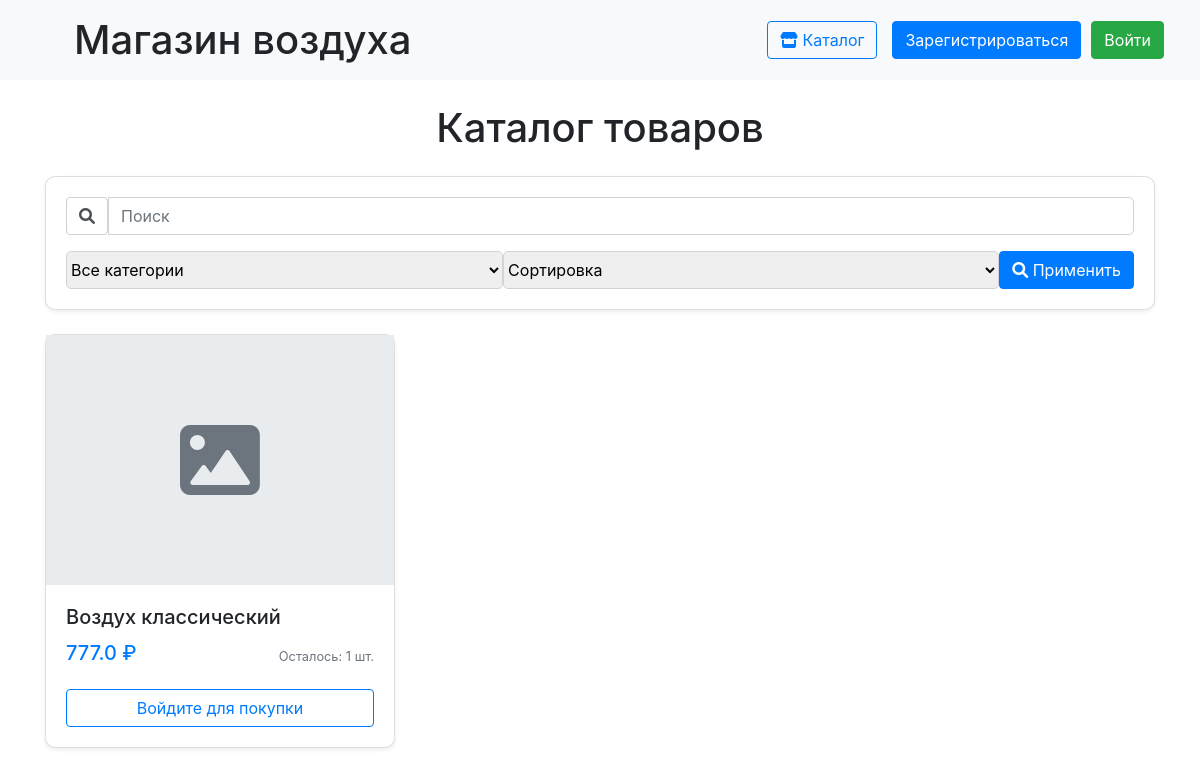
Before: / with the older database file.
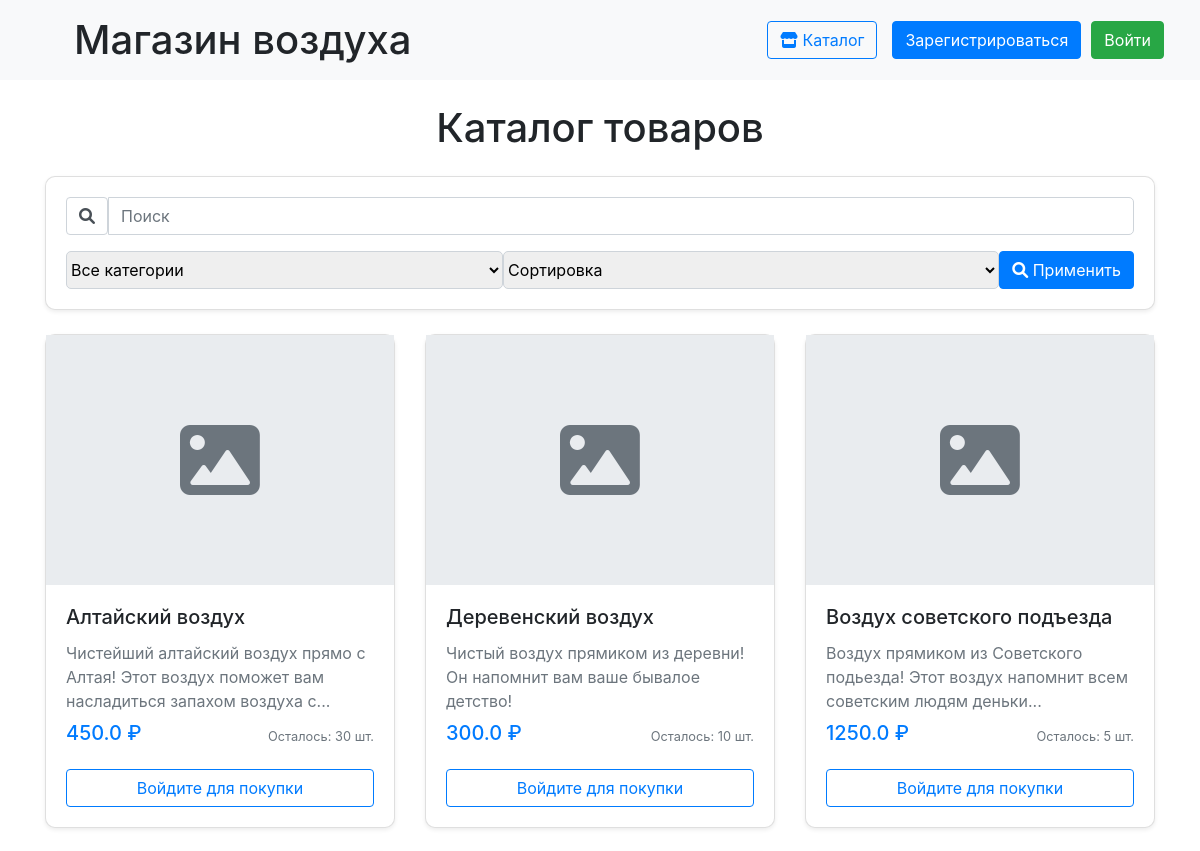
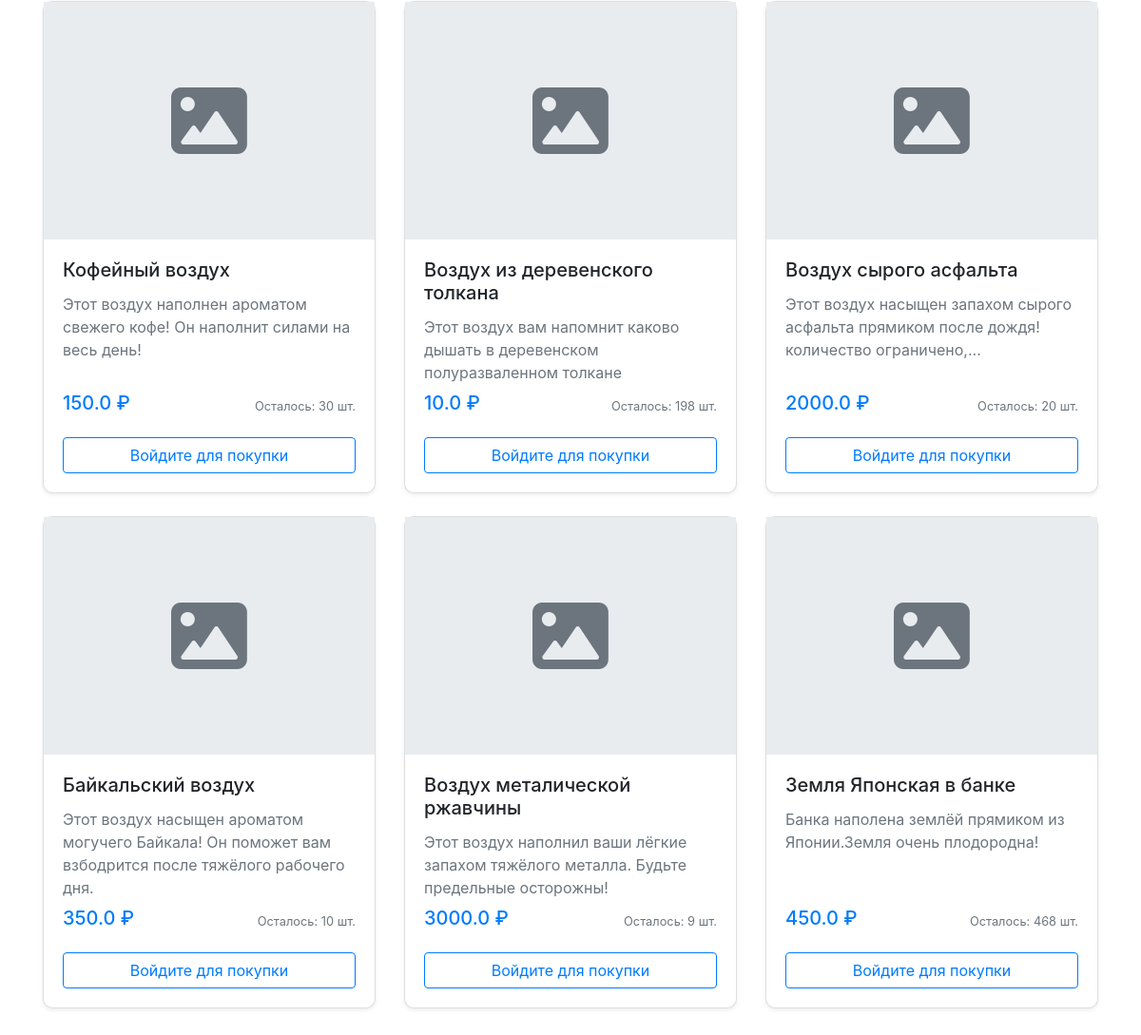
After: the same page with the newer database file (2 pictures, top to bottom).
### data/products.py (models this page shows, shortened)
class Product(SqlAlchemyBase):
    __tablename__ = 'products'
    id = sa.Column(sa.Integer, primary_key=True, autoincrement=True)
    title = sa.Column(sa.String, nullable=False)
    description = sa.Column(sa.Text)
    price = sa.Column(sa.Float, nullable=False)
    quantity = sa.Column(sa.Integer, default=0)
    image_url = sa.Column(sa.String)
    category = sa.Column(sa.String)
    created_at = sa.Column(sa.DateTime, default=sa.func.now())
    is_available = sa.Column(sa.Boolean, default=True)

### main.py (the view)
@app.route('/')
def index():
    db_sess = db_session.create_session()
    search_query = request.args.get('q', '').strip()
    category_filter = request.args.get('category', 'all')
    sort_by = request.args.get('sort', 'none')
    query = db_sess.query(Product).filter(Product.is_available == True)
    db_sess.close()
    if search_query:
        query = query.filter(
            (Product.title.ilike(f'%{search_query}%')) |
            (Product.description.ilike(f'%{search_query}%'))
        )
    if category_filter != 'all':
        query = query.filter(Product.category == category_filter)
    if sort_by == 'price_asc':
        query = query.order_by(Product.price.asc())
    elif sort_by == 'price_desc':
        query = query.order_by(Product.price.desc())
    products = query.all()
    return render_template("index.html",
                           products=products,
                           search_query=search_query,
                           current_category=category_filter,
                           current_sort=sort_by)

### data/db_session.py (called while the page is built)
def create_session() -> Session:
    global __factory
    return __factory()

### templates/index.html (shortened to what this page needs)
{% extends "base.html" %}
{% block content %}
<div class="container py-4">
    <h1 class="text-center mb-4">Каталог товаров</h1>
    <div class="card mb-4 shadow-sm">
        <div class="card-body">
            <form method="get" action="{{ url_for('index') }}">
                <div class="mb-3">
                    <div class="input-group">
                        <span class="input-group-text bg-white">
                            <i class="fas fa-search"></i>
                        </span>
                        <input type="text" name="q" class="form-control" placeholder="Поиск"
                               value="{{ search_query if search_query }}">
                    </div>
                </div>
                <div class="d-flex align-items-stretch gap-2" style="height: 38px;">
                    <select name="category" class="form-select flex-grow-1 h-100">
                        <option value="all" {% if current_category == 'all' %}selected{% endif %}>Все категории</option>
                    </select>
                    <select name="sort" class="form-select flex-grow-1 h-100">
                        <option value="none" {% if current_sort == 'none' %}selected{% endif %}>Сортировка</option>
                    </select>
                    <button type="submit" class="btn btn-primary h-100">
                        <i class="fas fa-search"></i> Применить
                    </button>
                </div>
            </form>
        </div>
    </div>
    <div class="row">
        {% for product in products %}
        <div class="col-lg-4 col-md-6 mb-4">
            <div class="card h-100 shadow-sm">
                <div class="product-image-container">
                    {% if product.image_url %}
                    <img src="{{ url_for('static', filename=product.image_url) }}"
                         class="card-img-top img-fluid p-3"
                         alt="{{ product.title }}"
                         style="max-height: 250px; object-fit: contain;">
                    {% else %}
                    <div class="no-image-placeholder d-flex align-items-center justify-content-center">
                        <i class="fas fa-image fa-5x text-muted"></i>
                    </div>
                    {% endif %}
                </div>
                <div class="card-body d-flex flex-column">
                    <h5 class="card-title">{{ product.title }}</h5>
                    {% if product.description %}
                    <p class="card-text text-muted mb-2">{{ product.description|truncate(100) }}</p>
                    {% endif %}
                    <div class="mt-auto">
                        <div class="d-flex justify-content-between align-items-center mb-3">
                            <span class="h5 text-primary">{{ product.price }} ₽</span>
                            <small class="text-muted">Осталось: {{ product.quantity }} шт.</small>
                        </div>
                        {% if current_user.is_authenticated %}
                        <form action="{{ url_for('buy', product_id=product.id) }}" method="POST">
                            <div class="input-group">
                                <input type="number" name="quantity" value="1" min="1"
                                       max="{{ product.quantity }}" class="form-control">
                                <button class="btn btn-success" {% if product.quantity < 1 %}disabled{% endif %}>
                                    <i class="fas fa-shopping-cart"></i> Купить
                                </button>
                            </div>
                        </form>
                        {% else %}
                        <a href="{{ url_for('login') }}" class="btn btn-outline-primary btn-block">
                            Войдите для покупки
                        </a>
                        {% endif %}
                    </div>
                </div>
            </div>
        </div>
        {% endfor %}
    </div>
</div>
{% endblock %}

### templates/base.html (shortened to what this page needs)
<!doctype html>
<html lang="en">
<head>
    <link rel="stylesheet" href="https://stackpath.bootstrapcdn.com/bootstrap/4.4.1/css/bootstrap.min.css">
    <link rel="stylesheet" href="https://cdnjs.cloudflare.com/ajax/libs/font-awesome/6.0.0/css/all.min.css">
    <link rel="stylesheet" href="{{ url_for('static', filename='css/style.css') }}">
</head>
<body>
<nav class="navbar navbar-light bg-light">
    <div class="navbar-container">
        <h1 class="m-2" style="padding-left: 30px;">Магазин воздуха</h1>
        <div class="nav-section">
            {% if current_user.is_authenticated %}
                <a href="{{ url_for('index') }}" class="btn btn-outline-primary">
                    <i class="fas fa-store"></i> Каталог
                </a>
                <div class="d-flex align-items-center">
                    <span class="balance mr-2" onclick="window.location.href='{{ url_for('payment') }}'">
                        {{ current_user.balance }} ₽
                    </span>
                    <span class="username {% if current_user.is_admin %}admin-badge{% endif %}"
                          onclick="window.location.href='{{ url_for('profile') }}'">
                        {{ current_user.name }}
                        {% if current_user.is_admin %}<span class="badge badge-warning ml-2">ADMIN</span>{% endif %}
                    </span>
                </div>
            {% else %}
                <a href="{{ url_for('index') }}" class="btn btn-outline-primary">
                    <i class="fas fa-store"></i> Каталог
                </a>
                <div class="auth-buttons">
                    <a class="btn btn-primary" href="/register">Зарегистрироваться</a>
                    <a class="btn btn-success" href="/login">Войти</a>
                </div>
            {% endif %}
        </div>
    </div>
</nav>
<main>
    {% block content %}{% endblock %}
</main>
</body>
</html>

### static/css/style.css (style rules this page uses)
.navbar-container { width: 100%; display: flex; justify-content: space-between; align-items: center; }
.nav-section { display: flex; align-items: center; gap: 15px; }
.auth-buttons { display: flex; gap: 10px; align-items: center; }
.navbar-container { display: flex; justify-content: space-between; align-items: center; width: 100%; padding: 0 20px; }

### templates/index.html (style rules this page uses)
.product-image-container { height: 250px; display: flex; align-items: center; justify-content: center; background-color: #f8f9fa; overflow: hidden; }
.no-image-placeholder { height: 100%; width: 100%; background-color: #e9ecef; }
.card { transition: transform 0.2s; border-radius: 10px; }
.form-select, .form-control { border-radius: 5px; border: 1px solid #ced4da; }
.input-group-text { padding: 0.5rem 0.75rem; }

Changed rows visible on the page:
removed Product: title "Воздух классический", price "777.0", quantity "1"
added Product: title "Алтайский воздух", description "Чистейший алтайский воздух прямо с Алтая! Этот воздух поможет вам насладиться запахом воздуха с...", price "450.0", quantity "30"
added Product: title "Деревенский воздух", description "Чистый воздух прямиком из деревни! Он напомнит вам ваше бывалое детство!", price "300.0", quantity "10"
added Product: title "Воздух советского подъезда", description "Воздух прямиком из Советского подьезда! Этот воздух напомнит всем советским людям деньки...", price "1250.0", quantity "5"
added Product: title "Кофейный воздух", description "Этот воздух наполнен ароматом свежего кофе! Он наполнит силами на весь день!", price "150.0", quantity "30"
added Product: title "Воздух из деревенского толкана", description "Этот воздух вам напомнит каково дышать в деревенском полуразваленном толкане", price "10.0", quantity "198"
added Product: title "Воздух сырого асфальта", description "Этот воздух насыщен запахом сырого асфальта прямиком после дождя! количество ограничено,...", price "2000.0", quantity "20"
added Product: title "Байкальский воздух", description "Этот воздух насыщен ароматом могучего Байкала! Он поможет вам взбодрится после тяжёлого рабочего дня.", price "350.0", quantity "10"
added Product: title "Воздух металической ржавчины", description "Этот воздух наполнил ваши лёгкие запахом тяжёлого металла. Будьте предельные осторожны!", price "3000.0", quantity "9"
added Product: title "Земля Японская в банке", description "Банка наполена землёй прямиком из Японии.Земля очень плодородна!", price "450.0", quantity "468"
